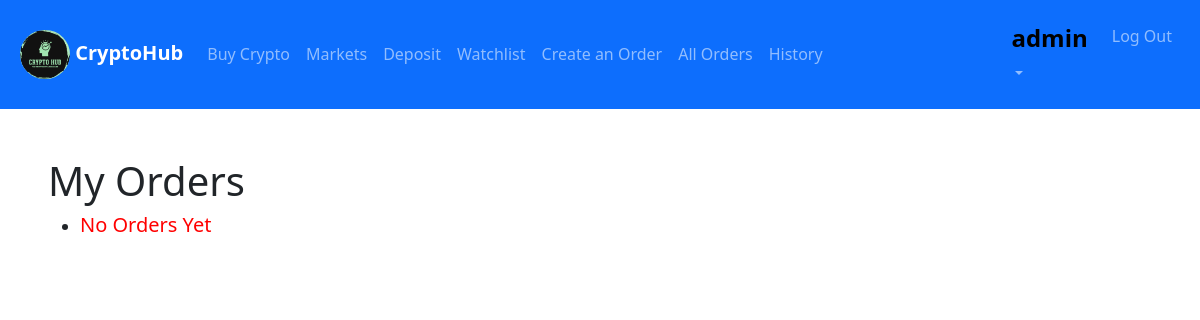
/my_orders (signed in), run on an earlier commit of the app's database.
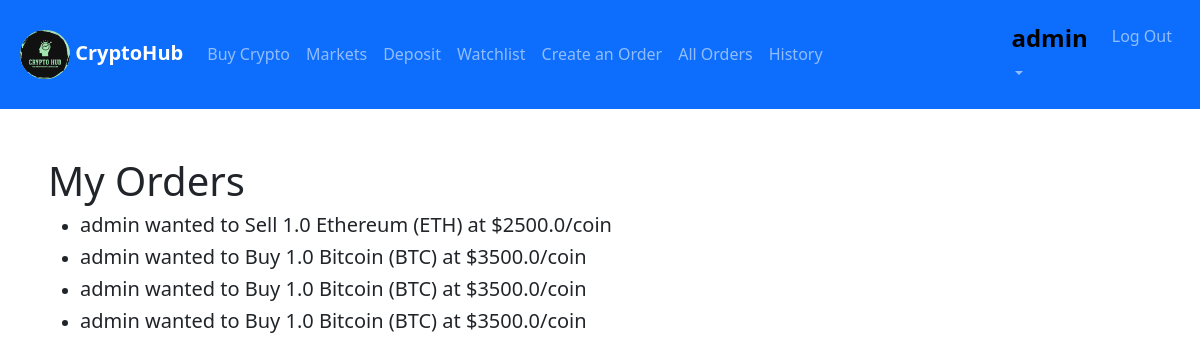
And on a later commit of the database.
### exchange/models.py (models this page shows)
class Orders(models.Model):
    lister=models.ForeignKey(User,on_delete=models.CASCADE,related_name="orders")
    order_coin=models.ForeignKey(List_Coin,on_delete=models.CASCADE,related_name="listed")
    order_coin_no=models.FloatField()
    order_price_per_coin=models.FloatField()# required amount/coin
    order_amount=models.FloatField(default=0) #total amount required to fulfill the order
    is_buy=models.BooleanField(default=True)
    created=models.DateTimeField(default=datetime.datetime.now())
    is_fulfilled=models.BooleanField(default=False)
    fulfilled_on=models.DateTimeField(null=True)
    is_closed=models.BooleanField(default=False)#is lister closed the order
    closed_on=models.DateTimeField(null=True)
    def __str__(self):
        action="Buy" if self.is_buy else "Sell"
        return f"{self.lister} wanted to {action} {self.order_coin_no} {self.order_coin} at ${self.order_price_per_coin}/coin"

class User(AbstractUser):
    pass

class List_Coin(models.Model):
    coin_id=models.CharField(max_length=64,unique=True)
    symbol=models.CharField(max_length=16,unique=True)
    title=models.CharField(max_length=64,unique=True)
    logo_url=models.URLField(blank=True)
    def __str__(self):
        return f"{self.title} ({self.symbol})"

### exchange/views.py (the view)
# urls.py: path("my_orders", views.my_orders, name="my_orders"),
def my_orders(request):
    orders=Orders.objects.filter(lister=request.user)
    return render(request,'my_orders.html',{'orders':orders})

### exchange/templates/my_orders.html
{% extends "layout.html" %}
{% block body %}
    <h1>My Orders</h1>
<ul>
    {%for order in orders%}
<li><h5>{{order}}</h5></li>
{%empty%}
<li><h5 style="color: red;">No Orders Yet</h5></li>
    {%endfor%}
</ul>
{% endblock %}

What changed in the data, as far as the page shows it:
added Orders: is_buy+lister+order_coin_no "admin wanted to Sell 1.0 Ethereum (ETH) at $2500.0/coin"
added Orders: is_buy+lister+order_coin_no "admin wanted to Buy 1.0 Bitcoin (BTC) at $3500.0/coin"
added Orders: is_buy+lister+order_coin_no "admin wanted to Buy 1.0 Bitcoin (BTC) at $3500.0/coin"
added Orders: is_buy+lister+order_coin_no "admin wanted to Buy 1.0 Bitcoin (BTC) at $3500.0/coin"
Also different on the page:
text no longer shown: "No Orders Yet"
